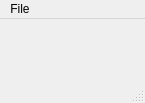
<?xml version="1.0" encoding="UTF-8"?>
<ui version="4.0">
 <class>MainWindow</class>
 <widget class="QMainWindow" name="MainWindow">
  <property name="geometry">
   <rect>
    <x>0</x>
    <y>0</y>
    <width>145</width>
    <height>103</height>
   </rect>
  </property>
  <property name="windowTitle">
   <string>Mapping Tools</string>
  </property>
  <widget class="QWidget" name="centralwidget">
   <layout class="QVBoxLayout" name="verticalLayout">
    <property name="spacing">
     <number>0</number>
    </property>
    <property name="sizeConstraint">
     <enum>QLayout::SetMaximumSize</enum>
    </property>
    <property name="leftMargin">
     <number>0</number>
    </property>
    <property name="topMargin">
     <number>0</number>
    </property>
    <property name="rightMargin">
     <number>0</number>
    </property>
    <property name="bottomMargin">
     <number>0</number>
    </property>
   </layout>
  </widget>
  <widget class="QMenuBar" name="menubar">
   <property name="geometry">
    <rect>
     <x>0</x>
     <y>0</y>
     <width>145</width>
     <height>18</height>
    </rect>
   </property>
   <widget class="QMenu" name="menuFile">
    <property name="title">
     <string>File</string>
    </property>
   </widget>
   <addaction name="menuFile"/>
  </widget>
  <widget class="QStatusBar" name="statusbar"/>
 </widget>
 <resources/>
 <connections/>
</ui>
